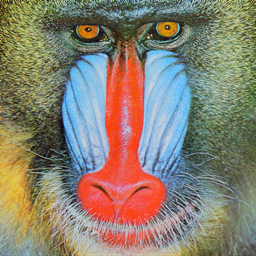
#> input picture data/Mandrill.bmp, 256 x 256 px
$ python gabor.py
#> lines starting #> are read from the running program, lines starting #| are printed output that depends on the picture
import cv2
import numpy as np
from matplotlib import pyplot as plt

img = cv2.imread("data/Mandrill.bmp", 0)
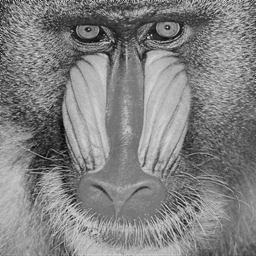
#> img: shape (256, 256); min 2, max 220, mean 129.4


gabor00 = cv2.getGaborKernel((30, 30), 4.0, np.radians(0), 10, 0.5, 0)
gabor45 = cv2.getGaborKernel((30, 30), 4.0, np.radians(45), 10, 0.5, 0)
gabor90 = cv2.getGaborKernel((30, 30), 4.0, np.radians(90), 10, 0.5, 0)
gabor135 = cv2.getGaborKernel((30, 30), 4.0, np.radians(135), 10, 0.5, 0)

dst00 = cv2.filter2D(img, -1, gabor00)
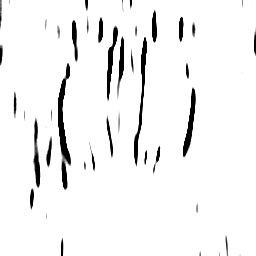
#> dst00: shape (256, 256); min 0, max 255, mean 242.1
dst45 = cv2.filter2D(img, -1, gabor45)
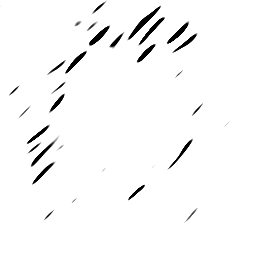
#> dst45: shape (256, 256); min 0, max 255, mean 248.6
dst90 = cv2.filter2D(img, -1, gabor90)
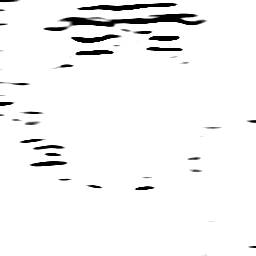
#> dst90: shape (256, 256); min 0, max 255, mean 244.5
dst135 = cv2.filter2D(img, -1, gabor135)
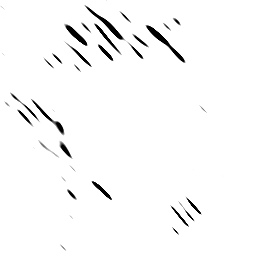
#> dst135: shape (256, 256); min 0, max 255, mean 249.1

fig = plt.figure()
ax1 = fig.add_subplot(2,4,1)
ax2 = fig.add_subplot(2,4,2)
ax3 = fig.add_subplot(2,4,3)
ax4 = fig.add_subplot(2,4,4)

ax5 = fig.add_subplot(2,4,5)
ax6 = fig.add_subplot(2,4,6)
ax7 = fig.add_subplot(2,4,7)
ax8 = fig.add_subplot(2,4,8)

ax1.imshow(gabor00, cmap="gray"); ax1.axis("off")
ax2.imshow(gabor45, cmap="gray"); ax2.axis("off")
ax3.imshow(gabor90, cmap="gray"); ax3.axis("off")
ax4.imshow(gabor135, cmap="gray"); ax4.axis("off")

ax5.imshow(dst00, cmap="gray"); ax5.axis("off")
ax6.imshow(dst45, cmap="gray"); ax6.axis("off")
ax7.imshow(dst90, cmap="gray"); ax7.axis("off")
ax8.imshow(dst135, cmap="gray"); ax8.axis("off")

plt.show()
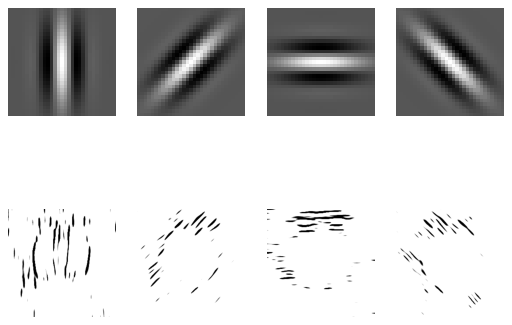
#> figure drawn by matplotlib, 8 panels

$ run again, with data/Aerial.bmp copied over data/Mandrill.bmp
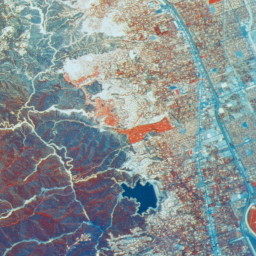
#> input picture data/Aerial.bmp, 256 x 256 px
#> `img = cv2.imread("data/Mandrill.bmp", 0)`:
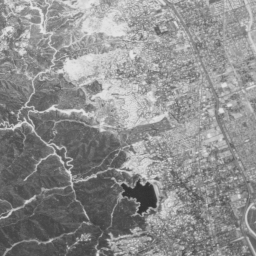
#> img: shape (256, 256); min 48, max 230, mean 141.5
#> `dst135 = cv2.filter2D(img, -1, gabor135)`:
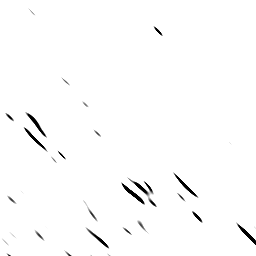
#> dst135: shape (256, 256); min 0, max 255, mean 251.9

$ run again, with data/Cameraman.bmp copied over data/Mandrill.bmp
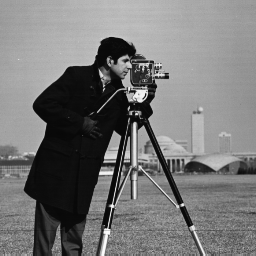
#> input picture data/Cameraman.bmp, 256 x 256 px
#> img is the input picture: shape (256, 256); min 7, max 253, mean 118.7
#> `dst00 = cv2.filter2D(img, -1, gabor00)`:
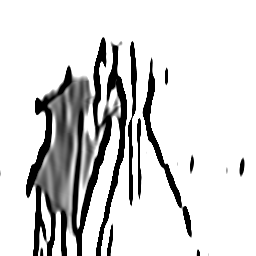
#> dst00: shape (256, 256); min 0, max 255, mean 214.9
#> `dst135 = cv2.filter2D(img, -1, gabor135)`:
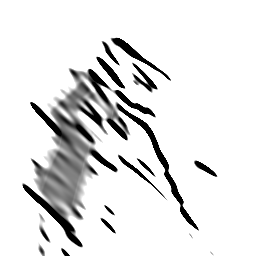
#> dst135: shape (256, 256); min 0, max 255, mean 228.3
